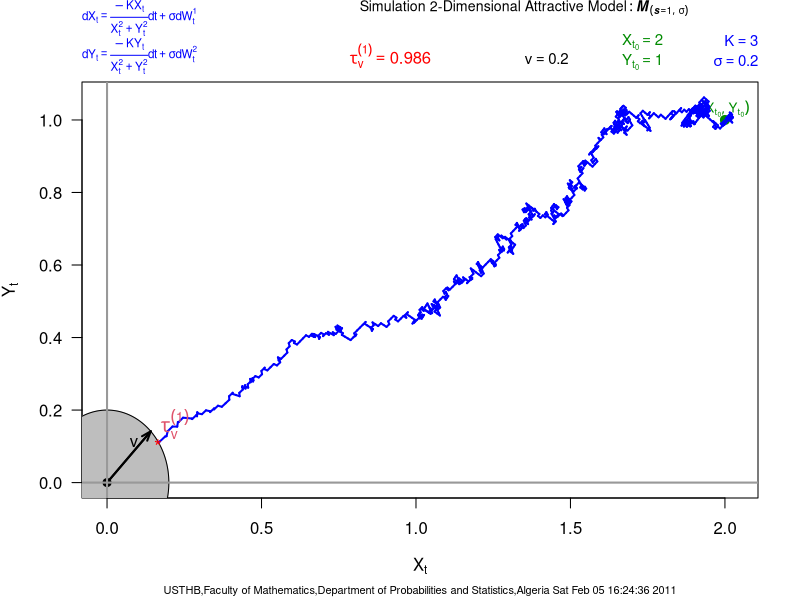

Write the R code that produced this figure.
## Sat Feb 05 16:24:36 2011
## Guidoum Arsalane (PG-PS/USTHB)


N=1000;t0=0;Dt=0.001;T=1;X0=2;Y0=1;v=0.2;K=3;Sigma=0.2;

drifx     <- expression( (-K*x) / (x^2+y^2) )
drify     <- expression( (-K*y) / (x^2+y^2) )
diff      <- expression( Sigma ) 

Ax    <- function(t,x,y)  eval(drifx)
Ay    <- function(t,x,y)  eval(drify)
S     <- function(t,x,y)  eval(diff)

if(missing(Dt)){t <- seq (t0 ,T, length =N+1)} else {t <- c(t0 ,t0+ cumsum(rep(Dt,N)))
                T <- t[N +1]}

Dt= (T-t0)/N 
ux = runif(N,0,1)
ox = rep(1,N)
ox [ which(ux < 0.5) ] = -1
wx = cumsum(c(0,ox))*sqrt((T-t0)/N)
Dx   <- diff(wx)

uy = runif(N,0,1)
oy = rep(1,N)
oy [ which(uy < 0.5) ] = -1
wy = cumsum(c(0,oy))*sqrt((T-t0)/N)
Dy    <- diff(wy)

X    <- numeric()
Y    <- numeric()
X[1] <- X0
Y[1] <- Y0
for (i in 2:(N+1)){ 
        X[i] = X[i-1] + Ax(t[i-1],X[i-1],Y[i-1])*Dt + S(t[i-1],X[i-1],Y[i-1])*Dx[i-1]
        Y[i] = Y[i-1] + Ay(t[i-1],X[i-1],Y[i-1])*Dt + S(t[i-1],X[i-1],Y[i-1])*Dy[i-1]
                   } 
R = sqrt((X^2) + (Y^2))
n = which(R <= v)
if (length(n) > 0){
X    <- X[c(seq(1,min(n),by=1))]
Y    <- Y[c(seq(1,min(n),by=1))]
time <- t[c(seq(1,min(n),by=1))]}else{X <- X ; Y <- Y ; time <- t}

plot(X,Y,las=1,type="n",xlim=c(pmin(0,min(X)),max(X)),ylim=c(pmin(0,min(Y)),max(Y)),xlab=expression(X[t]),ylab=expression(Y[t]))
theta = seq(0,2*pi,length=1000)
a = v *cos(theta)
b = v *sin(theta)
points(a,b,type="l",col="gray")
polygon(a, b, col="gray")

if (X0 >= 0 || Y0 >= 0){
arrows(0,0,v*cos(pi/4),v*sin(pi/4), col= "black",code = 2,length = 0.1, angle = 20,lwd=2)
segments(0,0,v*cos(pi/4) ,v*sin(pi/4),col= "black",lwd=2)
points(0,0,type="p",pch=20,col="black",cex=1.6)
text((1/2)*v*cos(pi/4),(1/1.5)*v*sin(pi/4), "v", col="black", adj=c(-.1,-.1))}

if (X0 < 0 || Y0 < 0){
arrows(0,0,v*cos((7*pi)/4),v*sin((7*pi)/4), col= "black",code = 2,length = 0.1, angle = 20,lwd=2)
segments(0,0,v*cos((7*pi)/4) ,v*sin((7*pi)/4),col= "black",lwd=2)
points(0,0,type="p",pch=20,col="black",cex=1.6)
text((1/2)*v*cos((7*pi)/4),(1/1.5)*v*sin((7*pi)/4), "v", col="black", adj=c(-.1,-.1))}

mtext(expression("Simulation 2-Dimensional Attractive Model":bolditalic(M[(list(s==1,sigma))])),line=3.1,adj=0.8,cex=0.85,col="black")
mtext(bquote(dX[t]== frac(-K*X[t],X[t]^{2}+Y[t]^{2})*dt + sigma *d*W[t]^1),cex=0.7,adj=0,line=2.1,col="blue")
mtext(bquote(dY[t]== frac(-K*Y[t],X[t]^{2}+Y[t]^{2})*dt + sigma *d*W[t]^2),cex=0.7,adj=0,line=0.2,col="blue")

abline(h=0, v=0, col = "gray60",lwd=2)
mtext(bquote(X[t[0]]==.(X0)),line=1.4,adj=0.85,cex=0.9,col="green4")
mtext(bquote(Y[t[0]]==.(Y0)),line=0.4,adj=0.85,cex=0.9,col="green4")
mtext(bquote(K== .(K)),line=1.6,adj=1,cex=0.9,col="blue")
mtext(bquote(sigma== .(Sigma)),line=0.6,adj=1,cex=0.9,col="blue")
mtext(bquote(v== .(v)),line=0.7,adj=0.7,cex=0.9,col="black")

points(X0,Y0,type="p",pch=20,col="green4",cex=1.8)
text(X0,Y0, expression((list(X[t[0]],Y[t[0]]))), col="green4", adj=c(.5,-.2),cex = 0.8)

if (length(n) > 0 ){
for (i in 1:min(n)){lines(c(X[i],X[i+1]),c(Y[i],Y[i+1]),type="l",col="blue",lwd=2)}}else{
for (i in 1:N){lines(c(X[i],X[i+1]),c(Y[i],Y[i+1]),type="l",col="blue",lwd=2)}}

if (length(n) > 0 ){points(X[min(n)],Y[min(n)],type="p",col="red",cex=1.2,pch="*")
                    text(X[min(n)],Y[min(n)], expression(tau[v]^(1)), col=2, adj=c(-.1,-.1),cex = 1.2)
                    mtext(bquote(tau[v]^(1)== .(t[min(n)])),line=0.5,adj=0.45,cex=1,col="red")}
mtext(paste("USTHB,Faculty of Mathematics,Department of Probabilities and Statistics,Algeria Sat Feb 05 16:24:36 2011"),side = 1, line = 4, adj = 0.5, cex = .66)

